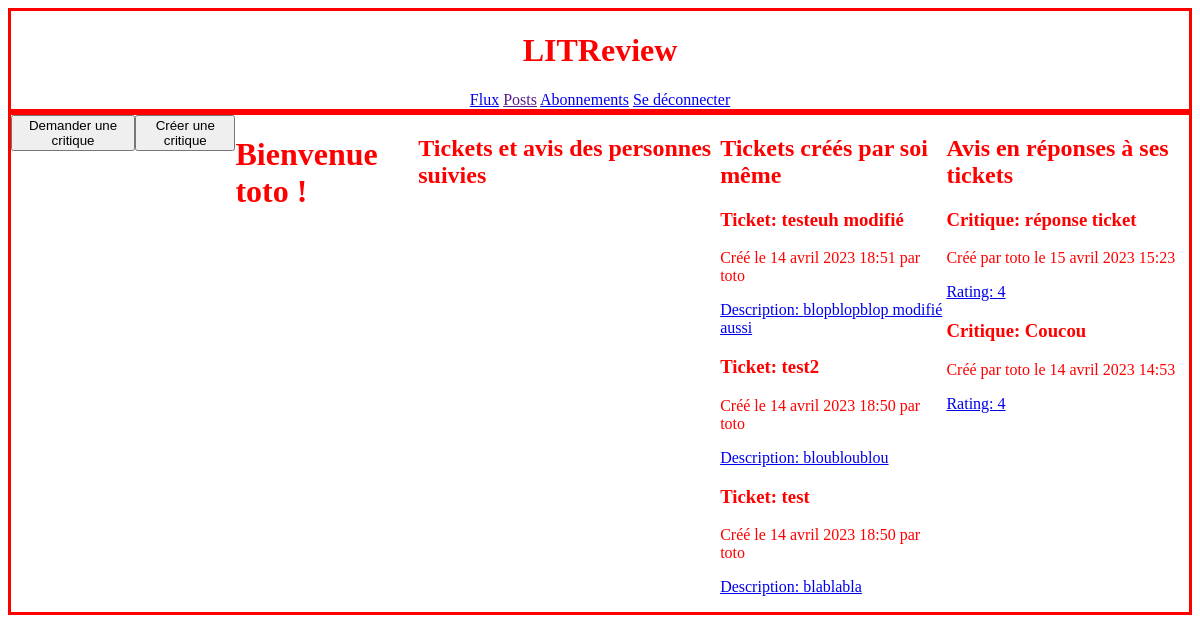
The app's page /home/ (signed in) with its own data.
### authentication/models.py (models this page shows)
class User(AbstractBaseUser):
    username = models.CharField(max_length=150, unique=True)
    objects = UserManager()
    USERNAME_FIELD = 'username'

### review/models.py (models this page shows)
class Ticket(models.Model):
    title = models.CharField(max_length=128)
    description = models.TextField(max_length=2048, blank=True)
    user = models.ForeignKey(to=settings.AUTH_USER_MODEL, on_delete=models.CASCADE)
    image = models.ImageField(null=True, blank=True)
    time_created = models.DateTimeField(auto_now_add=True)

class Review(models.Model):
    ticket = models.ForeignKey(to=Ticket, on_delete=models.CASCADE, blank=True, null=True)
    rating = models.PositiveSmallIntegerField(
        validators=[MinValueValidator(0), MaxValueValidator(5)])
    headline = models.CharField(max_length=128)
    body = models.CharField(max_length=8192, blank=True)
    user = models.ForeignKey(
        to=settings.AUTH_USER_MODEL, on_delete=models.CASCADE)
    time_created = models.DateTimeField(auto_now_add=True)

### review/views.py (the view)
# urls.py: 2. Add a URL to urlpatterns:  path('', views.home, name='home')
@login_required(login_url="login")
def home(request):
    posts_followed = feed(request, 1)
    own_tickets = feed(request, 2)
    tickets_responded = feed(request, 3)
    print(request.user.id)
    context = {
        "posts_followed": posts_followed,
        "own_tickets": own_tickets,
        "tickets_responded": tickets_responded,
    }
    return render(request,
                  "review/home.html",
                  context)

### review/templates/review/home.html (shortened to what this page needs)
{% extends "base.html" %}
{% load static %}
{% block style %}
  <link rel="stylesheet" href="{% static 'authentication/style.css' %}" />
{% endblock %}
{% block content %}
    <a href="{% url 'create-ticket' %}">
        <button>Demander une critique</button>
    </a>
    <a href="{% url 'create-review' %}">
        <button>Créer une critique</button>
    </a>
    <h1>Bienvenue {{ request.user }} !</h1>
    <section>
        <h2>Tickets et avis des personnes suivies</h2>
    </section>
    <section>
        <h2>Tickets créés par soi même</h2>
        {% for post in own_tickets %}
            {% if post.content_type == "TICKET" %}
                {% include "review/partials/ticket_snippet.html" with ticket=post %}
            {% endif %}
        {% endfor %}
    </section>
    <section>
        <h2>Avis en réponses à ses tickets</h2>
        {% for post in tickets_responded %}
            {% if post.content_type == "REVIEW" %}
                {% include "review/partials/review_snippet.html" with review=post %}
            {% endif %}
        {% endfor %}
    </section>
{% endblock %}

### review/templates/review/partials/ticket_snippet.html (shortened to what this page needs)
<div>
    <h3>Ticket: {{ ticket.title }}</h3>
    <p>Créé le {{ ticket.time_created }} par {{ ticket.user }}</p>
    <div>
        <a href="{% url 'ticket-detail' ticket.id %}">
            <p>Description: {{ ticket.description }}</p>
        </a>
    </div>
</div>

### review/templates/review/partials/review_snippet.html
<div>
    <h3>Critique: {{ review.headline }}</h3>
    <p>Créé par {{ review.user }} le {{ review.time_created }}</p>
    <div>
        <a href="{% url 'review-detail' review.id %}">
            <p>Rating: {{ review.rating }}</p>
        </a>
    </div>
</div>

### authentication/static/authentication/style.css (style rules this page uses)
body { color: red; }

### records on screen
User: user "toto"
Ticket: title "testeuh modifié", time_created "14 avril 2023 18:51", user "toto", description "blopblopblop modifié aussi"
Ticket: title "test2", time_created "14 avril 2023 18:50", user "toto", description "bloubloublou"
Ticket: title "test", time_created "14 avril 2023 18:50", user "toto", description "blablabla"
Review: headline "réponse ticket", user "toto", time_created "15 avril 2023 15:23", rating "4"
Review: headline "Coucou", user "toto", time_created "14 avril 2023 14:53", rating "4"
